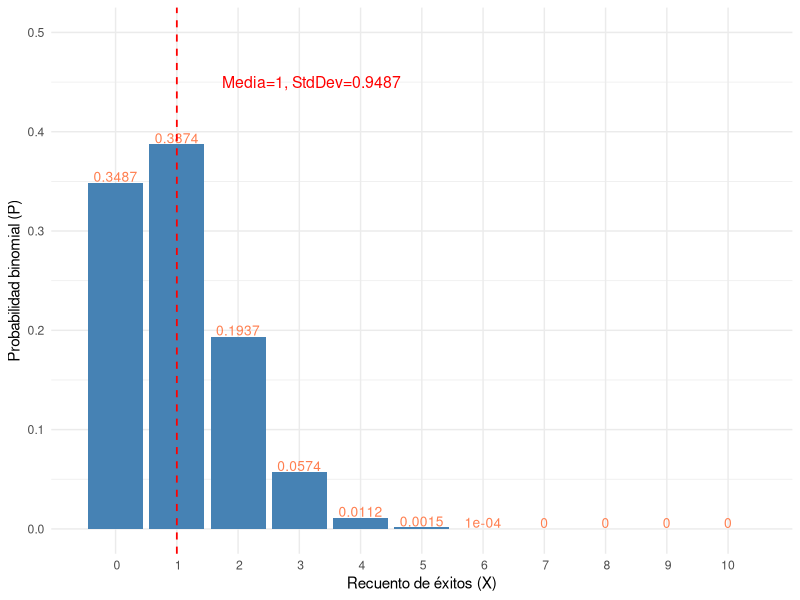
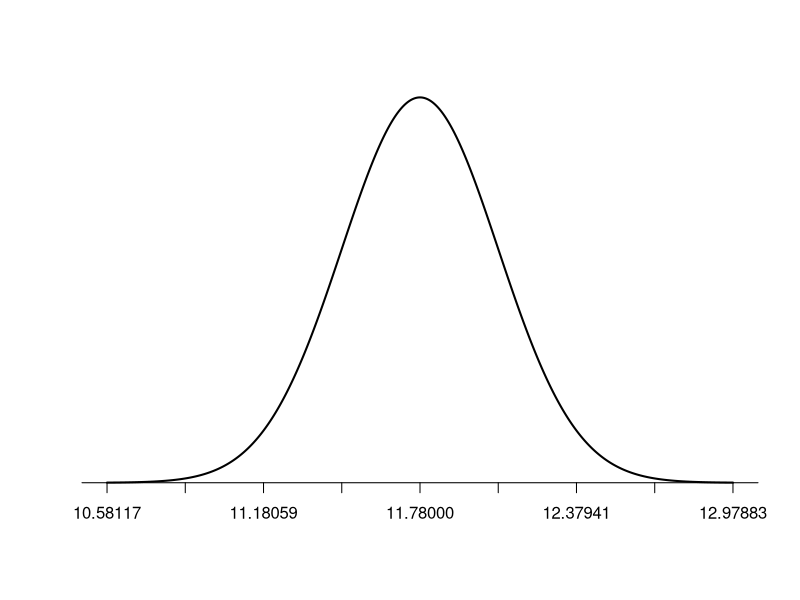

Write the R code that produced these figures, in order.
## ---- chunk 1
knitr::opts_chunk$set(echo = TRUE, warning = FALSE, message = FALSE)
## ---- chunk 2
library(tidyverse)

probabilities = data.frame(p=c(dbinom( c(0:10), size = 10, prob =.1)), X=c(0:10))
probabilities<-mutate(probabilities, p=round( p, 4))

# Alternativa manual. 

proba<-data.frame(p=c(
dbinom(0,10,.1),
dbinom(1,10,.1),
dbinom(2,10,.1),
dbinom(3,10,.1),
dbinom(4,10,.1),
dbinom(5,10,.1),
dbinom(6,10,.1),
dbinom(7,10,.1),
dbinom(8,10,.1),
dbinom(9,10,.1),
dbinom(10,10,.1)), 
X=c(0,1,2,3,4,5,6,7,8,9,10))

proba<-mutate(proba, p=round( p, 4))


ggplot(probabilities,aes(X, p))+
  geom_bar(stat="identity", fill="steelblue")+
  labs(x="Recuento de éxitos (X)", y="Probabilidad binomial (P)")+
  geom_text(aes(label=p), vjust=-.1, color="coral", size=3.5)+
  theme_minimal()+
 scale_x_discrete(limits=c(0,1,2,3,4,5,6,7,8,9,10 ))+
  geom_vline(xintercept = 1, linetype="dashed", color="red", size=.6)+
  annotate("text", x=3.2, y=.45, size=4,color="red",label="Media=1, StdDev=0.9487")+ theme(legend.title=element_blank())+
  expand_limits(y = .5)+
  expand_limits(x = 0)

  
## ---- chunk 3

11.78 + 2.576*(0.2997075)

#define population mean and standard deviation
population_mean <- 11.78
population_sd <- 0.2997075

#define upper and lower bound
lower_bound <- population_mean - population_sd
upper_bound <- population_mean + population_sd

#Create a sequence of 1000 x values based on population mean and standard deviation
x <- seq(-4, 4, length = 1000) * population_sd + population_mean

#create a vector of values that shows the height of the probability distribution
#for each value in x
y <- dnorm(x, population_mean, population_sd)

#plot normal distribution with customized x-axis labels
plot(x,y, type = "l", lwd = 2, axes = FALSE, xlab = "", ylab = "")
sd_axis_bounds = 5
axis_bounds <- seq(-sd_axis_bounds * population_sd + population_mean,
                    sd_axis_bounds * population_sd + population_mean,
                    by = population_sd)
axis(side = 1, at = axis_bounds, pos = 0)




## ---- chunk 4

xbar<-11.78
sigma<-3.2
n<-114
z<-2.576

sigmamuestra<-sigma/sqrt(n)

ci99d<-xbar+z*(sigma/sqrt(n))
ci99i<-xbar-z*(sigma/sqrt(n))
## ---- chunk 5

estudiantes<-data.frame(califas=c(114, 100, 104, 89, 102, 91, 114, 114, 103, 105,
108, 130, 120, 132, 111, 128,118, 119, 86, 72,
111, 103, 74, 112, 107, 103, 98, 96, 112, 112, 93))

summary(estudiantes )


media <-105.8
n <-31
sigma<-15
sigmamuestral<-sigma/sqrt(n)
zcritico<-2.576

intervalo_ub<-media+zcritico*sigmamuestral
intervalo_lb<-media-zcritico*sigmamuestral

## ---- chunk 6

# Solución:

# a)

n<-1073 
mu<-278
sigma<-80
z_95<-1.960


int95_ub<-mu+z_95*sigma
int95_lb<-mu-z_95*sigma

# b) 

z_95<-1.960
z_90<-1.645
z_99<-2.576

sigma_muestra<-sigma/sqrt(n)

int95_ub<-mu+z_95*sigma_muestra
int95_lb<-mu+z_95*sigma_muestra

int90_ub<-mu+z_90*sigma_muestra
int90_lb<-mu+z_90*sigma_muestra

# c)


SE_90<-mu+z_90*sigma_muestra
SE_95<-mu+z_95*sigma_muestra
SE_99<-mu+z_99*sigma_muestra

## Entre más grande es el nivel de confianza, C, mayor es el error de estimación (SE). Lo que se observa gráficamente  porque el intervalo es más amplio (menos preciso).
## ---- chunk 7
## Solución

z_99<-2.576
sigma<-3.2

n<-((z_99*sigma)/1)^2

## Respuesta: El tamaño de muestra debe ser de 68 profesores.
## ---- chunk 8
1-pnorm(.3,0,0.316)



## ---- chunk 9

1-pnorm(1.02,0,0.316)

## ---- chunk 10

# Solucion 
# a) 

sigma<-60
n<-50
s<-sigma/sqrt(n)

118.6*2
125.7*2

# b
1-pnorm(251.4,230,8.485281)
# [1] 0.005834248

1-pnorm(237.2,230,8.485281)
# [1] 0.1980719

# La probabilidad de ocurrencia debida al azar de una media de 251.4, es ínfima, por lo que es posible rechazar la hipótesis nula de que la media sea 230.  Por el contrario la prob de ocurrencia de media 237.2 es de practicamente el 20%, este dato no indica evidencia estadisticamente significativa de que la media difiera de 230. En este caso no se rechaza H0 (Hipótesis nula).

## ---- chunk 11

sigma<-.096
n<-40
s<- sigma/sqrt(n)
mu<-.31

xbar<-.276
xbar_2<-.302  

p_value<-pnorm(xbar,mu,s)
p_value_2<-pnorm(xbar_2,mu,s)


# Conclusión hay una probabilidad de 1.2% de que  la media sea 27.6% y Una probabilidad de 29% que  la media sea 30.2.


# La evidencia en favor de Ha, es estadisticamente significativa  considerando una confinaza del 95%. Esta evidenica implica que es poco probable encontrar una media tan extrema con esta  por azar.

# Por el contrario no podemos rechazar la hipótesis nula para x bar =30.2, es decir este valor puede deberse muy probablemente al azar y no se encuentra evidencia estadisticamente significativa de que mu sea menor a 30. 
